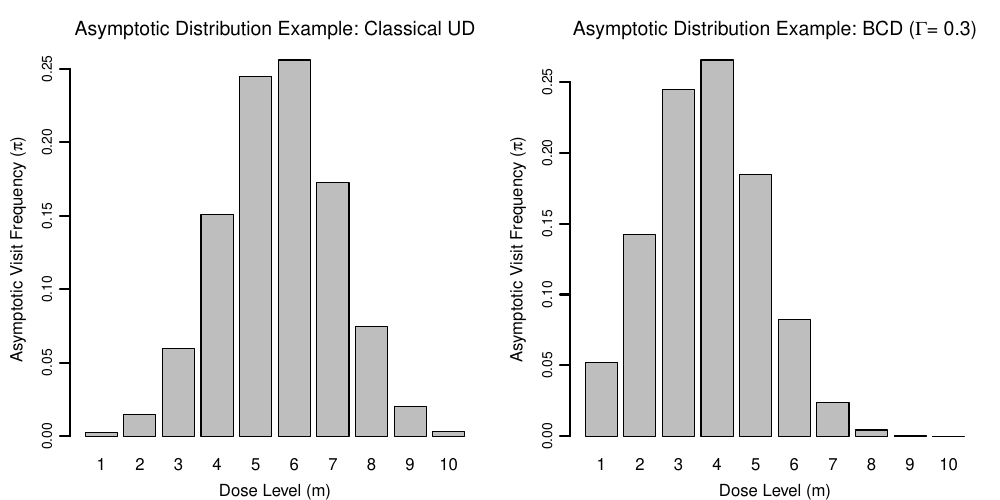

This figure's R source:
#postscript("pifig.eps",width=10,height=5,horiz=F,paper="special")
pdf("pifig.pdf",width=10,height=5,paper="special")
par(mgp=c(2.,.7,0),mar=c(3,3.5,3,1))
layout(t(1:2))
dk=1:10
fd=plogis(dk,location=5.6,scale=2)

lambda=c(1,(1-fd[-10])/fd[-1])
barplot(cumprod(lambda)/sum(cumprod(lambda)),names=1:10,col="gray",main=expression(paste("Asymptotic Distribution Example: Classical UD")),ylab=expression(paste("Asymptotic Visit Frequency (",pi,")")),xlab="Dose Level (m)",cex.axis=.8,lwd=2)

lambda2=c(1,(1-fd[-10])*3/(7*fd[-1]))

barplot(cumprod(lambda2)/sum(cumprod(lambda2)),names=1:10,col="gray",main=expression(paste("Asymptotic Distribution Example: BCD (",Gamma,"= 0.3)")),ylab=expression(paste("Asymptotic Visit Frequency (",pi,")")),xlab="Dose Level (m)",cex.axis=.8,lwd=2)

dev.off()
